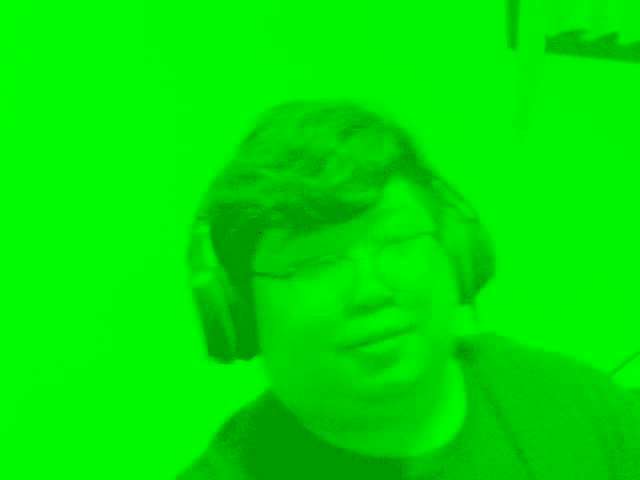
#> input picture frame 6 of IMD-Internship-Homework/Project/Night_Vision.avi, 640 x 480 px, given in place of the camera
$ python 'Three  camera modes based on OPENCV.py'
#> lines starting #> are read from the running program, lines starting #| are printed output that depends on the picture; after the words box and inside, x2 and y2 are one past the last pixel; in counts of white or black regions, pixels touching at a corner belong together
#> further down, frame is the input picture: shape (480, 640, 3); mean B, G, R 0.1, 229, 0.1
#このプロジェクトはチュートリアルのStack関数をベースに参照して、暗視model、熱画像処理model、,色の簡略化model（cartoon model）(簡単版)を作成します。(モデル3ダイナミックキャプチャmodelは
# チャンスがあれば頑張ります)。


#まずは基本の先行コマンド
import cv2
import numpy as np


###########モデル（１）暗視model############
#まずはGama関数を設定する。
def adjust_gamma(image, gamma=1.5):
#> called with gamma = 2
    invGamma = 1.0 / gamma
    ########0~255の間のピクセル値のガンマ調整####ガンマ調整関数は ((i/255.0) ** 1.5 * 255)の例に参照します。
    table = np.array([(i / 255.0) ** invGamma * 255 for i in np.arange(0, 256)]).astype("uint8")
    return cv2.LUT(image, table)


#緑の暗視効果
def night_vision_effect(image, gamma=3.5):
#> called with gamma = 3.5
    corrected = adjust_gamma(image, gamma)
#> call 2 of adjust_gamma, with gamma = 3.5
#> in adjust_gamma (call 2), `return cv2.LUT(image, table)`:
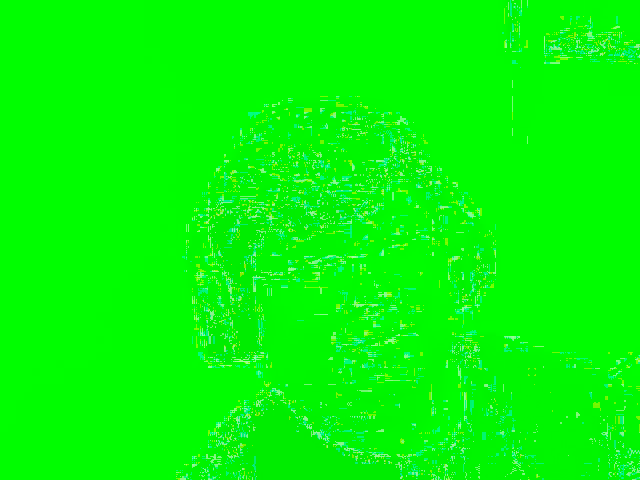
#> returned value: shape (480, 640, 3); mean of channels 0, 1, 2 5.8, 250.2, 4.4; drawn as B, G, R
    green_channel = corrected.copy()
    green_channel[:, :, 0] = 0
    green_channel[:, :, 2] = 0
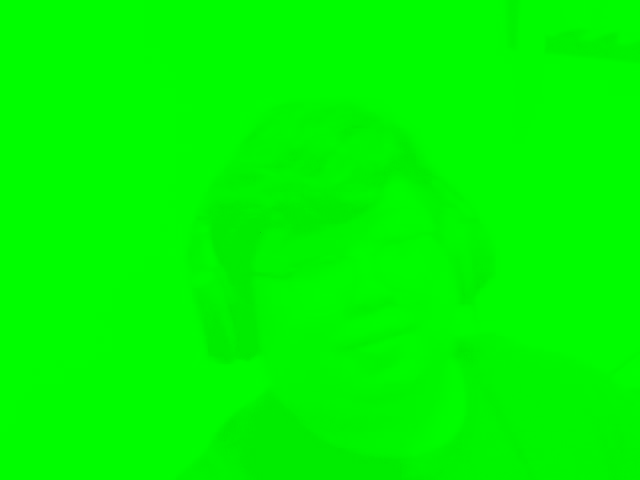
#> green_channel: shape (480, 640, 3); mean B, G, R 0, 250.2, 0

    return green_channel


#######モデル２熱画像処理model########
def thermal_vision_effect(image):
    gray = cv2.cvtColor(image, cv2.COLOR_BGR2GRAY)
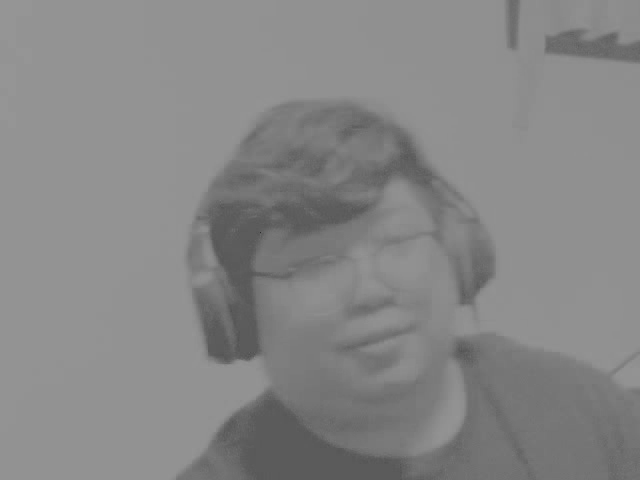
#> gray: shape (480, 640); min 41, max 149, mean 134.5
    thermal = cv2.applyColorMap(gray, cv2.COLORMAP_JET)
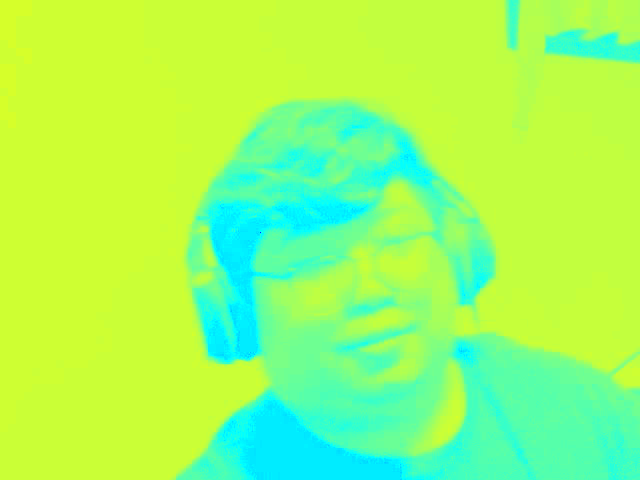
#> thermal: shape (480, 640, 3); mean B, G, R 99.3, 254.3, 156.7
    return thermal


# [25 lines of commented-out code are left out]
def cartoon_effect(image):
    #元の色の詳細を保持する
    color = cv2.edgePreservingFilter(image, flags=2, sigma_s=100, sigma_r=0.3)
    #エッジの抽出
    gray = cv2.cvtColor(image, cv2.COLOR_BGR2GRAY)
    edges = cv2.adaptiveThreshold(gray, 255, cv2.ADAPTIVE_THRESH_MEAN_C,
                                  cv2.THRESH_BINARY, 9, 12)
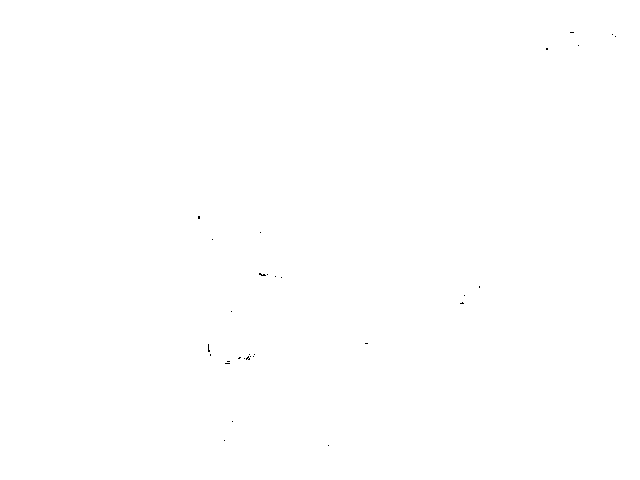
#> edges: shape (480, 640); 100% white; black in thin lines or dots, all inside (x1, y1, x2, y2) = (198, 32, 616, 446)
    #色の強調、アニメスタイルの模倣
    stylized = cv2.stylization(color, sigma_s=150, sigma_r=0.25)
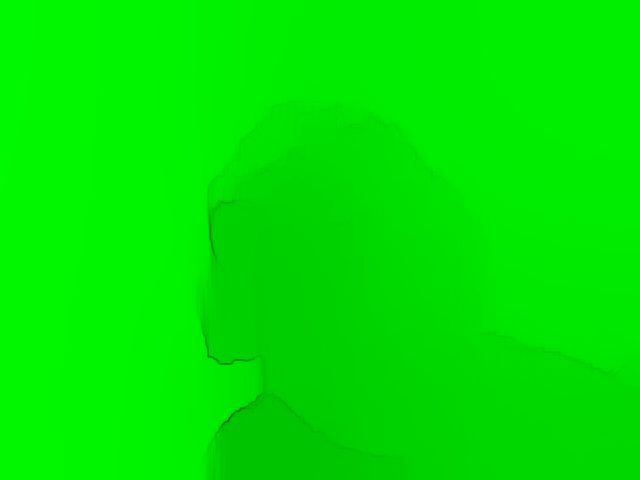
#> stylized: shape (480, 640, 3); mean B, G, R 0, 230.4, 0
    #最終的なアニメーション効果を合成する
    edges = cv2.cvtColor(edges, cv2.COLOR_GRAY2BGR)
    cartoon = cv2.bitwise_and(stylized, edges)

    return cartoon


######Stack関数の参照#####
def stackImages(scale, imgArray):
#> called with scale = 0.8
    rows = len(imgArray)
    cols = len(imgArray[0])
    rowsAvailable = isinstance(imgArray[0], list)
    width = imgArray[0][0].shape[1]
    height = imgArray[0][0].shape[0]
    if rowsAvailable:
        for x in range(0, rows):
            for y in range(0, cols):
                if imgArray[x][y].shape[:2] == imgArray[0][0].shape[:2]:
                    imgArray[x][y] = cv2.resize(imgArray[x][y], (0, 0), None, scale, scale)
                else:
                    imgArray[x][y] = cv2.resize(imgArray[x][y], (imgArray[0][0].shape[1], imgArray[0][0].shape[0]),
                                                None, scale, scale)
                if len(imgArray[x][y].shape) == 2: imgArray[x][y] = cv2.cvtColor(imgArray[x][y], cv2.COLOR_GRAY2BGR)
        imageBlank = np.zeros((height, width, 3), np.uint8)
        hor = [imageBlank] * rows
        hor_con = [imageBlank] * rows
        for x in range(0, rows):
            hor[x] = np.hstack(imgArray[x])
        ver = np.vstack(hor)
    else:
        for x in range(0, rows):
            if imgArray[x].shape[:2] == imgArray[0].shape[:2]:
                imgArray[x] = cv2.resize(imgArray[x], (0, 0), None, scale, scale)
            else:
                imgArray[x] = cv2.resize(imgArray[x], (imgArray[0].shape[1], imgArray[0].shape[0]), None, scale, scale)
            if len(imgArray[x].shape) == 2: imgArray[x] = cv2.cvtColor(imgArray[x], cv2.COLOR_GRAY2BGR)
        hor = np.hstack(imgArray)
        ver = hor
    return ver


    #カメラ
cap = cv2.VideoCapture(0)
#前のフレームを初期化します (動き検出用)
prev_gray = None
fps = int(cap.get(cv2.CAP_PROP_FPS))
if fps == 0:
    fps = 20
#エンコード形式の選択 (XVID、MJPG、MP4V)と複数の「VideoWriter」
frame_width = int(cap.get(3))
frame_height = int(cap.get(4))
fourcc = cv2.VideoWriter_fourcc(*"XVID")
#AVIファイルとして保存
out_night = cv2.VideoWriter("Night_Vision.avi", fourcc, fps, (frame_width, frame_height))
out_thermal = cv2.VideoWriter("Thermal_Vision.avi", fourcc, fps, (frame_width, frame_height))
out_cartoon = cv2.VideoWriter("Cartoon_Vision.avi", fourcc, fps, (frame_width, frame_height))

while True:
    ret, frame = cap.read()
    if not ret:
        break

    # Applied of model
    gamma_corrected = adjust_gamma(frame, gamma=2.0)
    night_vision = night_vision_effect(gamma_corrected, gamma=3.5)
    thermal_vision = thermal_vision_effect(frame)
    #motion_detected, prev_gray = motion_detection(frame, prev_gray)
    cartoon_vision = cartoon_effect(frame)

    # [12 lines of commented-out code are left out]

    Imagestack = stackImages(0.8, ([frame, night_vision],
                                   [thermal_vision, cartoon_vision]))
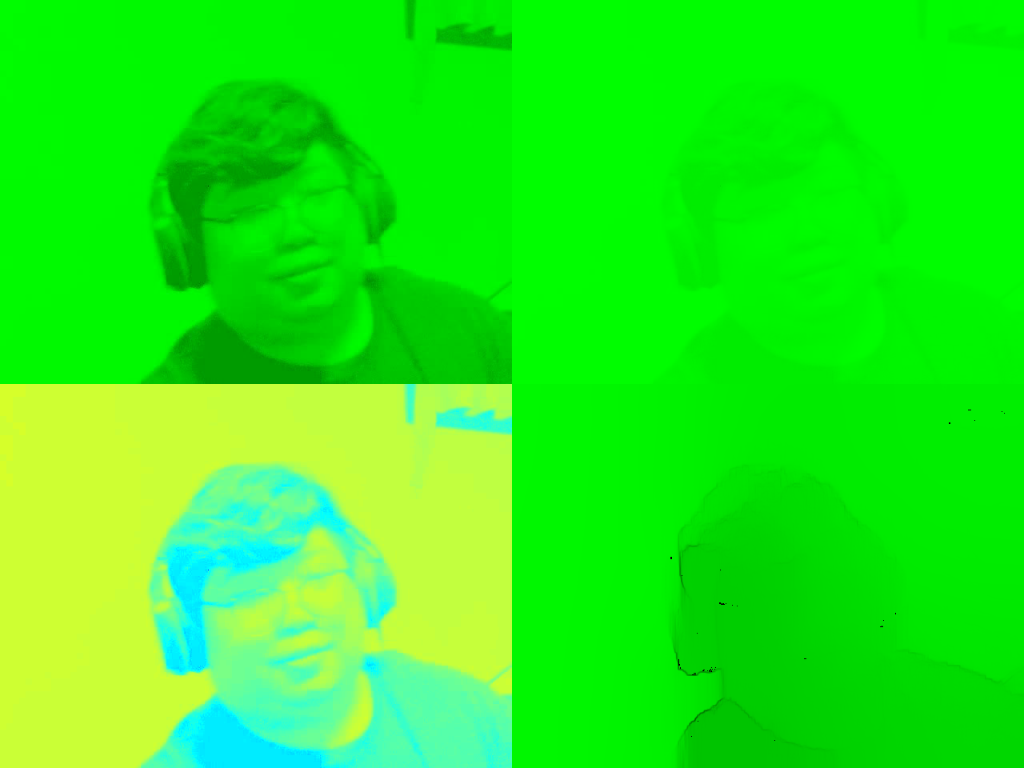
#> Imagestack: shape (768, 1024, 3); mean B, G, R 24.8, 240.9, 39.2
    cv2.imshow("The video of projiect", Imagestack)
    # ビデオファイルの書き込み
    out_night.write(night_vision)
    out_thermal.write(thermal_vision)
    out_cartoon.write(cartoon_vision)

    if cv2.waitKey(1) & 0xFF == ord('q'):
#> (key q is pressed here)
        break
out_night.release()
out_thermal.release()
out_cartoon.release()
cap.release()
cv2.destroyAllWindows()

$ run again, starting later in the video
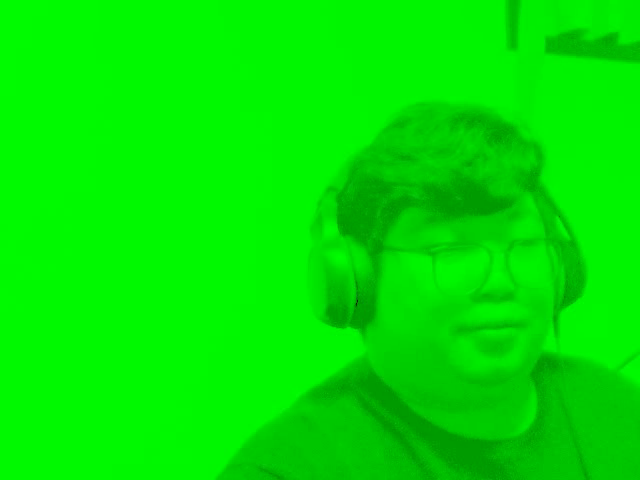
#> input picture frame 27 of IMD-Internship-Homework/Project/Night_Vision.avi, 640 x 480 px, given in place of the camera
#> frame is the input picture: shape (480, 640, 3); mean B, G, R 0.1, 230.7, 0.1
#> in thermal_vision_effect, `thermal = cv2.applyColorMap(gray, cv2.COLORMAP_JET)`:
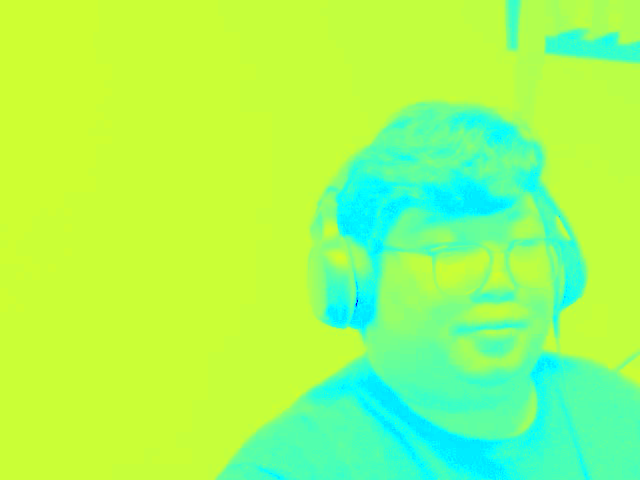
#> thermal: shape (480, 640, 3); mean B, G, R 95.7, 254.6, 160.3
#> `Imagestack = stackImages(0.8, ([frame, night_vision], [thermal_vision,..`:
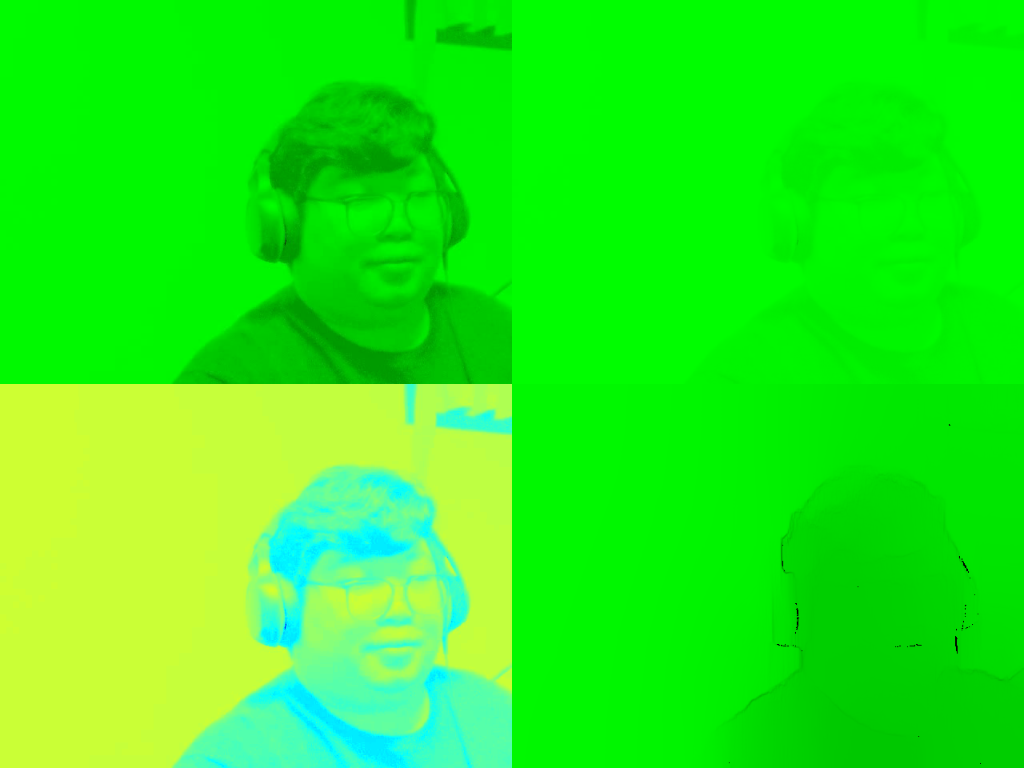
#> Imagestack: shape (768, 1024, 3); mean B, G, R 23.9, 241.8, 40.1

$ run again, starting later in the video
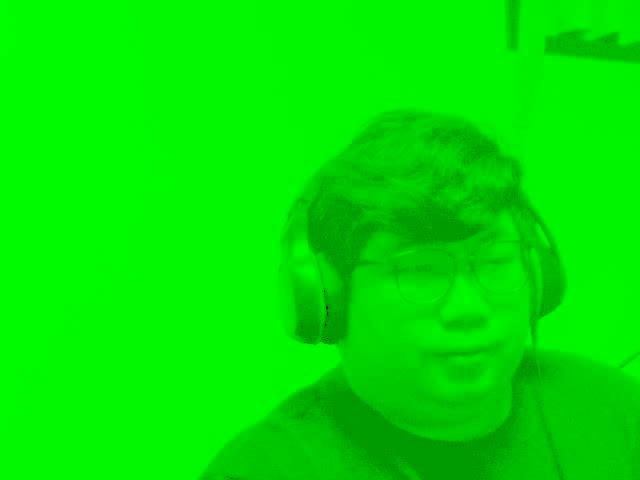
#> input picture frame 48 of IMD-Internship-Homework/Project/Night_Vision.avi, 640 x 480 px, given in place of the camera
#> frame is the input picture: shape (480, 640, 3); mean B, G, R 0.1, 229.7, 0.1
#> in thermal_vision_effect, `thermal = cv2.applyColorMap(gray, cv2.COLORMAP_JET)`:
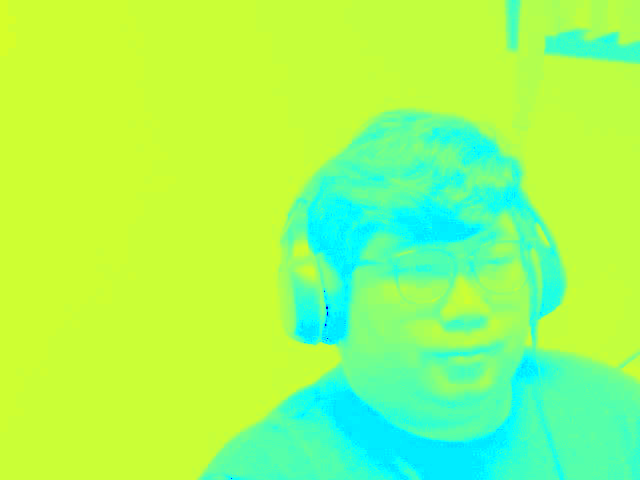
#> thermal: shape (480, 640, 3); mean B, G, R 97.9, 254.4, 158.1
#> `Imagestack = stackImages(0.8, ([frame, night_vision], [thermal_vision,..`:
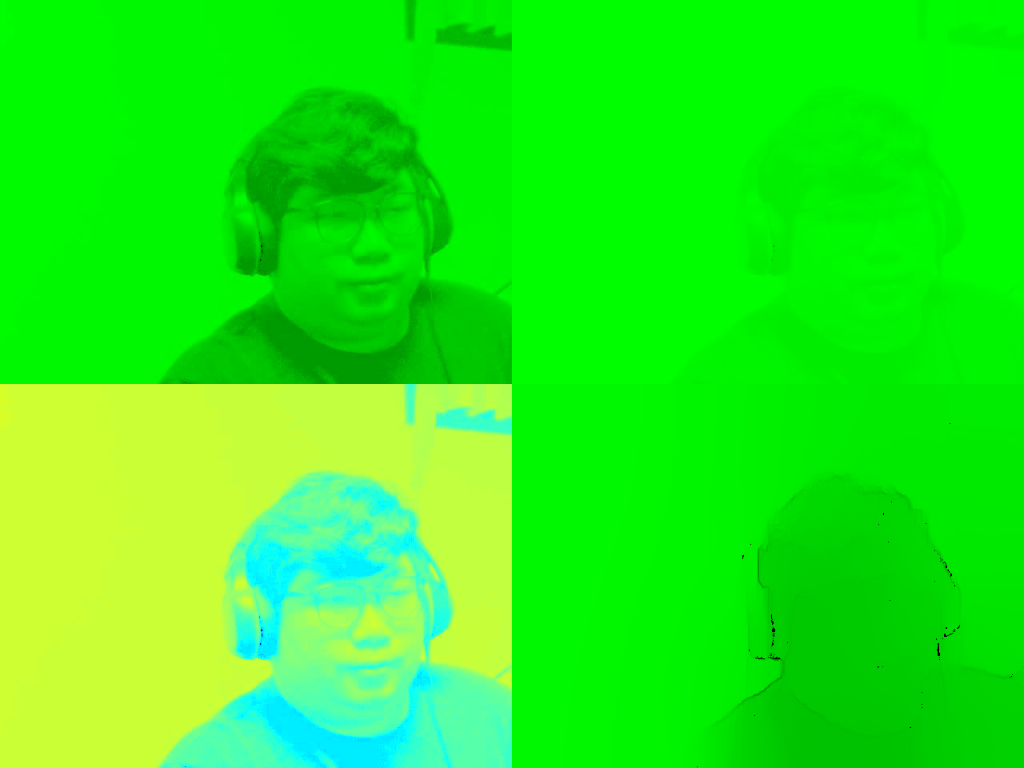
#> Imagestack: shape (768, 1024, 3); mean B, G, R 24.5, 241.2, 39.5
